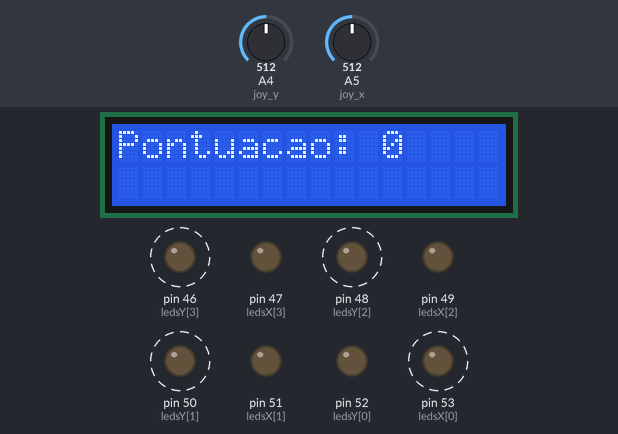
Bench run of a sketch on a simulated Arduino Mega 2560, built with avr-gcc and run on an emulated ATmega2560. Parts: 16×2 character LCD, output pins drawn as LEDs (lit = HIGH). Dashed ring = blinking. Inputs (shaded band) come from the test bench; at power-on: A5 (joy_x) = 512, A4 (joy_y) = 512. Random numbers use the default seed unless the sketch sets one; what the sketch prints to the serial monitor is not drawn.

Above: at 1.2 s.
1.3 s: A5 (joy_x) set to 351
4.0 s: A5 (joy_x) set to 327
At 6.8 s:
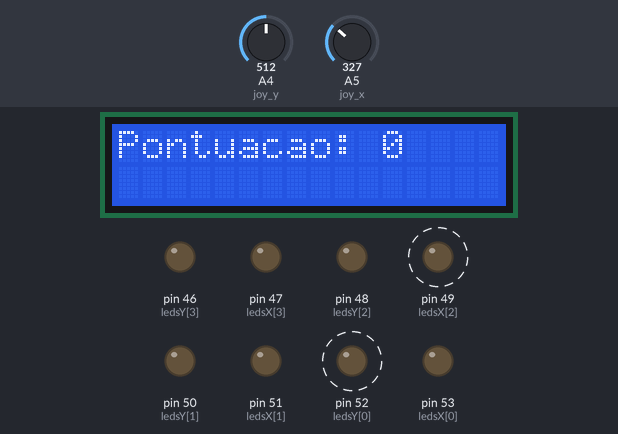
7.0 s: A4 (joy_y) set to 670
10.0 s: A4 (joy_y) set to 692
At 12.7 s:
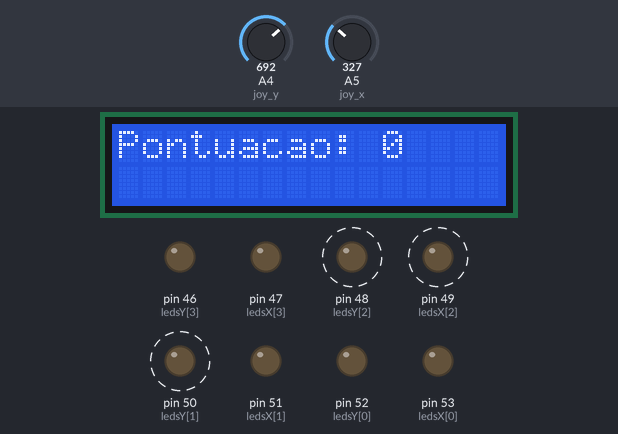
12.8 s: A4 (joy_y) set to 672
15.8 s: A4 (joy_y) set to 716
At 16.8 s:
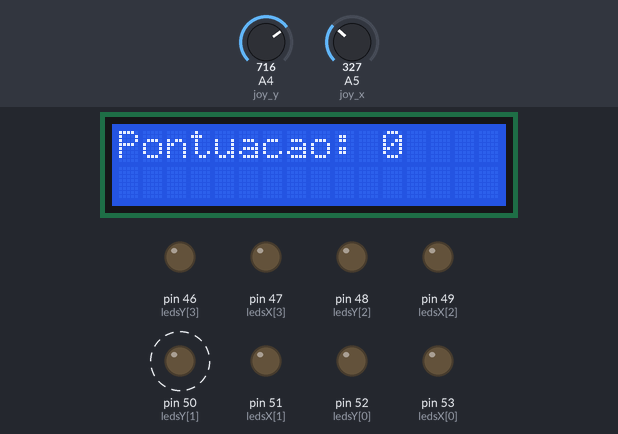
Timing chart, 0 to 22.2 s (numbered marks = the images above; inputs shaded):
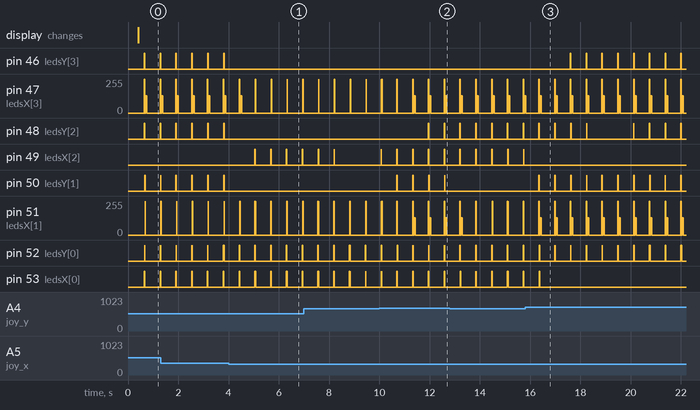

The sketch:

Snake_Arduino.ino
```cpp
#include <LiquidCrystal.h>
#include "funcoes.h"

/* Declaração dos Pinos:
 *                                         Y
 *  Joystick:  Eixo X = A5    ---|GND      /\
 *             Eixo Y = A4    ---|5V       0
 *             Button = A3    ---|VRx   0 -|- 1023  -> X
 *                            ---|VRy     1023
 *
 *  LCD:
 *
 *
 *
 *  Buzzer:
 *
 *
 *
 *  MatrizLed: Leds X = {52, 50, 48, 46}
 *             Leds Y = {53, 51, 49, 47}
 *
 */

  LiquidCrystal lcd(12, 11, 5, 4, 3, 2);
  int ledsX[4] = {53, 51, 49, 47};  // X = {53, 51, 49, 47}
  int ledsY[4] = {52, 50, 48, 46};  // Y = {52, 50, 48, 46}
  int joy_x = A5;
  int joy_y = A4;
  Snake s;
  Food f;
  Snake* atual = NULL;
  Snake* anterior = NULL;
  int pontuacao = 0;
  int ultimo_x = 0;
  int ultimo_y = 0;
  bool colidiu = false;
  bool comeu = false;

void setup() {
  // put your setup code here, to run once:

  Serial.begin(9600);
  lcd.begin(16,2);

  pinMode(joy_x, INPUT);
  pinMode(joy_y, INPUT);

  for(int i = 0; i < 4; i++)
  {
    pinMode(ledsY[i], OUTPUT);
    pinMode(ledsX[i], OUTPUT);
  }

  randomSeed(analogRead(0));

  inicializaJogo(&s, &f);
  criaComida(&f, &s);
}

void loop() {


  while (!colidiu) {

    // Delay "velocidade" de Atualização do Jogo
    delay(350);

    // Muda a Direção da Cobra
    if     (analogRead(joy_y) <= 341 && s.dir != 3)  // Cima ??esquerda
      s.dir = 1;
    else if(analogRead(joy_x) >= 682 && s.dir != 4)  // Direita ??baixo
      s.dir = 2;
    else if(analogRead(joy_y) >= 682 && s.dir != 1)  // Baixo ??direita
      s.dir = 3;
    else if(analogRead(joy_x) <= 341 && s.dir != 2)  // Esquerda ??cima
      s.dir = 4;

    // Atualiza Posição da Cobra
    movimentaCobra(&s, &ultimo_x, &ultimo_y);

    // Se comeu na iteração passada adiciona um novo bloco na cauda da cobra exatamente no lugar da corpo na ultima iteração
    if (comeu)
    {
      atual = &s;
      while (atual->prox != NULL)   // Vamos até o ultimo bloco
        atual = atual->prox;
      atual->prox = (Snake*)malloc(sizeof(Snake));  // O proximo é um novo bloco
      atual->prox->x = ultimo_x;    // O lugar dele é na posição do ultimo bloco que saiu de lá
      atual->prox->y = ultimo_y;
      atual->prox->prox = NULL;
      pontuacao += 1;   // Atualiza pontuação
      comeu = 0;      // Vai ter que comer de novo
      criaComida(&f, &s); // Cria nova comida
    }

    // Verifica se a cobra comeu
    if (s.x == f.x && s.y == f.y)
      comeu = 1;

    lcd.setCursor(0, 0);
    lcd.print("Pontuacao: ");
    lcd.print(pontuacao);
    imprimeTabuleiro(&s, &f); // Ta invertido o X com Y essa porra!!!

    acendeLeds(&s, &f, ledsX, 4, ledsY, 4);

    // Verifica se a cobra bateu no prórpio corpo
    atual = s.prox;
    while (atual != NULL)
    {
      if (atual->x == s.x && atual->y == s.y) { // Se bateu não vai mais repetir o loop do jogo
        colidiu = 1;
      }
      atual = atual->prox;
    }
  }
  lcd.clear();
  lcd.setCursor(0, 0);
  lcd.print("Fim de Jogo");
  delay(5000);

}
```

funcoes.h
```cpp
typedef struct Snake
{
  int x, y;
  int dir = 0; // Direção (1 - Cima, 2 - Direita, 3 - Baixo, 4 - Esquerda)
  Snake* prox = NULL; // Ponteiro para a próxima parte do corpo;
}  snake;

typedef struct Food
{
  int x, y;
} food;

void adicionaEmCima(Snake* s)
{
  s->prox = (Snake*) malloc(sizeof(Snake));
  s->prox->x = s->x;
  s->prox->y = s->y - 1;
  s->prox->prox = NULL;
  return;
}

void adicionaNaDireita(Snake* s)
{
  s->prox = (Snake*)malloc(sizeof(Snake));
  s->prox->x = s->x + 1;
  s->prox->y = s->y;
  s->prox->prox = NULL;
  return;
}

void adicionaEmBaixo(Snake* s)
{
  s->prox = (Snake*)malloc(sizeof(Snake));
  s->prox->x = s->x;
  s->prox->y = s->y + 1;
  s->prox->prox = NULL;
  return;
}

void adicionaNaEsquerda(Snake* s)
{
  s->prox = (Snake*)malloc(sizeof(Snake));
  s->prox->x = s->x - 1;
  s->prox->y = s->y;
  s->prox->prox = NULL;
  return;
}

void inicializaJogo(Snake* s, Food* f)
{
  s->x = random(4, 13); // Gera uma posição de Start para a Cobra no centro do mapa (da posição 4 à 12)
  s->y = random(4, 13);
  s->dir = random(1, 5); // Gera uma direção aleatória para a cobra pro jogo começar

  if (s->dir == 1) {       // Adiciona as outras 2 partes do corpo da cobra dependendo da direção que ela está indo
    adicionaEmBaixo(s);
    adicionaEmBaixo(s->prox);
  }
  if (s->dir == 2) {
    adicionaNaEsquerda(s);
    adicionaNaEsquerda(s->prox);
  }
  if (s->dir == 3) {
    adicionaEmCima(s);
    adicionaEmCima(s->prox);
  }
  if (s->dir == 4) {
    adicionaNaDireita(s);
    adicionaNaDireita(s->prox);
  }
}

void criaComida(Food* f, Snake* s)
{
  bool flag = true; // True se devo achar novo lugar
  Snake* atual = s;
  while (flag)
  {
    flag = false;
    // Gera um novo local aleatório para a comida
    f->x = random(16);
    f->y = random(16);

    // Confere se o alimento não foi gerado em algum local em que a cobra ocupa, percorrendo a cobra e conferindo as posições
    do {
      if (f->x == atual->x && f->y == atual->y)
        flag = true;
      atual = atual->prox;
    } while (atual != NULL && flag == true);
  }
  return;
}

void movimentaCobra(Snake* s, int* ultimo_x, int* ultimo_y)
{
  Snake* atual = s;

  int anterior_x = atual->x;  // Salva a atual posição da cabeça
  int anterior_y = atual->y;
  int novo_x; // Para auxiliar na troca de posições
  int novo_y;

  if (atual->dir == 1) {    // Atualiza a posição da cabeça de acordo com a direção garantindo que se for sair do tabuleiro vai aparecer do outro lado
    atual->y = (atual->y + 16 - 1) % 16;
  }
  else if (atual->dir == 2) {
    atual->x = (atual->x + 16 + 1) % 16;
  }
  else if (atual->dir == 3) {
    atual->y = (atual->y + 16 + 1) % 16;
  }
  else if (atual->dir == 4) {
    atual->x = (atual->x + 16 - 1) % 16;
  }

  atual = atual->prox;  // Avança para a próxima parte do corpo
  while (atual != NULL)
  {
    novo_x = atual->x;  // Salva a posição atual desse corpo
    novo_y = atual->y;

    atual->x = anterior_x;  // Atualiza a posição desse corpo para a posição do corpo anterior
    atual->y = anterior_y;

    anterior_x = novo_x;  // Auxilia na troca de posições novas e antigas
    anterior_y = novo_y;

    atual = atual->prox;  // Avança para o próximo corpo
  }

  *ultimo_x = anterior_x;
  *ultimo_y = anterior_y;

  return;
}

void imprimeTabuleiro(Snake* s, Food* f)
{
  Snake* atual = s;
  char tabuleiro[16][16];
  int i, j;

  for (i = 0; i < 16; i++)  // Cria o tabuleiro com pontos . . .
  {
    for (j = 0; j < 16; j++)
    {
      tabuleiro[i][j] = '.';
    }
  }

  while (atual != NULL) // Onde estiver a cobra será X X X X
  {
    tabuleiro[atual->x][atual->y] = 'X';
    atual = atual->prox;
  }

  tabuleiro[f->x][f->y] = 'o';  // Onde está a comida será o

  Serial.print(" ");  // Imprime o tabuleiro com o numero das linhas e colunas
  Serial.println("");
  for (i = 0; i < 16; i++)
  {
    for (j = 0; j < 16; j++)
    {
      Serial.print(tabuleiro[i][j]);
    }
    Serial.println("");
  }
}

void acendeLeds(Snake* s, Food* f, int* ledsX, int n, int* ledsY, int m)
{
  Snake* atual = s;
  int t = 10; // Tempo de espera por led aceso t (ms)
  byte aux = 0;

  // Acender os Leds para a Cobra
  for(atual = s; atual != NULL; atual = atual->prox)
  {
      // Pega a posição atual do corpo em X e Y e converte para mandar o sinal
      // Ex: X = 10 -> 10 = 1010 -> Manda HIGH para o 1º e o 3º Fio para acenter o 11º led
      aux = (byte) atual->x;
      for(int i = 0; i < 4; i++)
      {
        digitalWrite(ledsX[i], bool(aux & B0001));
        aux = aux >> 1;
      }

      aux = (byte) atual->y;
      for(int i = 0; i < 4; i++)
      {
        digitalWrite(ledsY[i], bool(aux & B0001));
        aux = aux >> 1;
      }

      // Espera um tempo aceso e então desliga o led
      delay(t);
      for(int i = 0; i < 4; i++)
      {
        digitalWrite(ledsX[i], LOW);
        digitalWrite(ledsY[i], LOW);
      }
  }

  // Acende os Leds da Comida
  // Pega a posição atual do corpo em X e Y e converte para mandar o sinal
  // Ex: X = 15 -> 15 = 1111 -> Manda HIGH para todos os Fios para acenter o 16º led
  aux = (byte) f->x;
  for(int i = 0; i < 4; i++)
  {
    digitalWrite(ledsX[i], bool(aux & B0001));
    aux = aux >> 1;
  }

  aux = (byte) f->y;
  for(int i = 0; i < 4; i++)
  {
    digitalWrite(ledsY[i], bool(aux & B0001));
    aux = aux >> 1;
  }

  // Espera um tempo aceso e então desliga o led
  delay(t);
  for(int i = 0; i < 4; i++)
  {
    digitalWrite(ledsX[i], LOW);
    digitalWrite(ledsY[i], LOW);
  }
}
```

Measured:
- the behaviour switches between 342 and 341 on A5 (joy_x) (found by bisection; images 0 and 1)
- the behaviour switches between 681 and 682 on A4 (joy_y) (found by bisection; images 1 and 2)
- after the input at 4.0 s, pin 49 (ledsX[2]): alternates HIGH for 0.02 s and LOW for 0.61 s, starting after 1.0 s
- after the input at 10.0 s, pin 48 (ledsY[2]): alternates HIGH for 0.02 s and LOW for 0.62 s, starting after 2.0 s; pin 50 (ledsY[1]): alternates HIGH for 0.02 s and LOW for 0.62 s, starting after 0.70 s
- after the input at 15.8 s, pin 46 (ledsY[3]): alternates HIGH for 0.02 s and LOW for 0.61 s, starting after 1.8 s; pin 50 (ledsY[1]): alternates HIGH for 0.02 s and LOW for 0.62 s, starting after 0.55 s
- by itself, pin 46 (ledsY[3]), pin 48 (ledsY[2]), pin 50 (ledsY[1]): alternates HIGH for 0.02 s and LOW for 0.62 s
- by itself, pin 47 (ledsX[3]): repeats every 0.63 s: 255/255 0.02 s, 0/255 0.04 s, 128/255 0.04 s, 0/255 0.53 s
- by itself, pin 51 (ledsX[1]): repeats every 0.63 s: 0/255 0.04 s, 128/255 0.04 s, 0/255 0.53 s, 255/255 0.02 s
